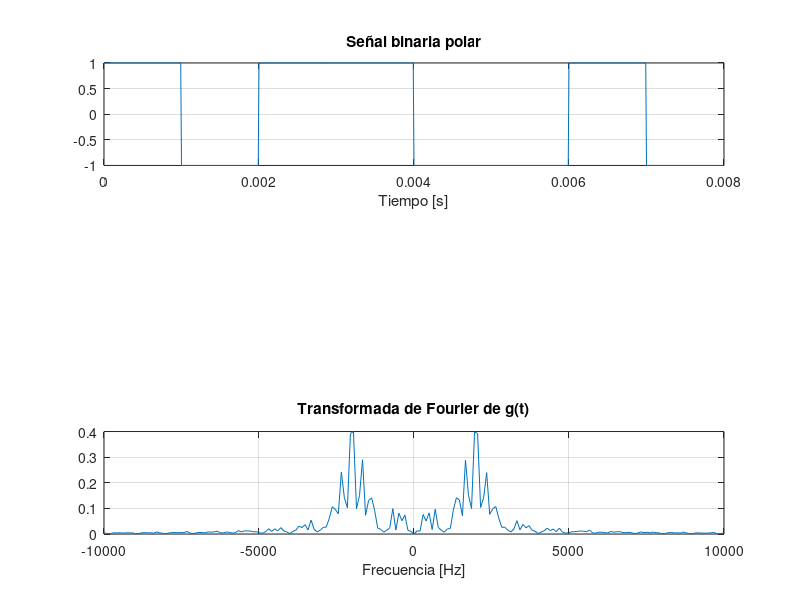

This chart was generated by the following MATLAB code:
close all;
% % % Envolvente compleja

% Dado a que La FSK es idéntica a la modulación de una portadora de
% FM mediante una señal digital binaria:

% g(t) = Ac * exp(j2πΔf∫m(t)dt)
% Ac: Amplitud de la portadora ; m(t): Señal binaria

% Bits
bits = [1 0 1 1 0 0 1 0];

% Parametros
Ac = 1;
Rb = 1e3;
Tb = 1/Rb;
Fs = 100*Rb;


fdev = 2e3;   % desviacion de frecuencia (Δf)

Ns = round(Fs/Rb);

% Señal polar
m = repelem(2*bits-1, Ns);

t = (0:length(m)-1)/Fs;

% Integral discreta de m(t)
phi = 2*pi*fdev*cumsum(m)/Fs;

% Envolvente compleja
g = Ac * exp(1j*phi);

% FFT
Nfft = 2^nextpow2(length(g));

G = fftshift(fft(g,Nfft))/length(g);

f = (-Nfft/2:Nfft/2-1)*(Fs/Nfft);

% Graficas
figure;

subplot(3,1,1)
plot(t,m)
grid on
title('Señal binaria polar')
xlabel('Tiempo [s]')

subplot(3,1,3)
plot(f,abs(G))
grid on
title('Transformada de Fourier de g(t)')
xlabel('Frecuencia [Hz]')
xlim([-10e3 10e3])
